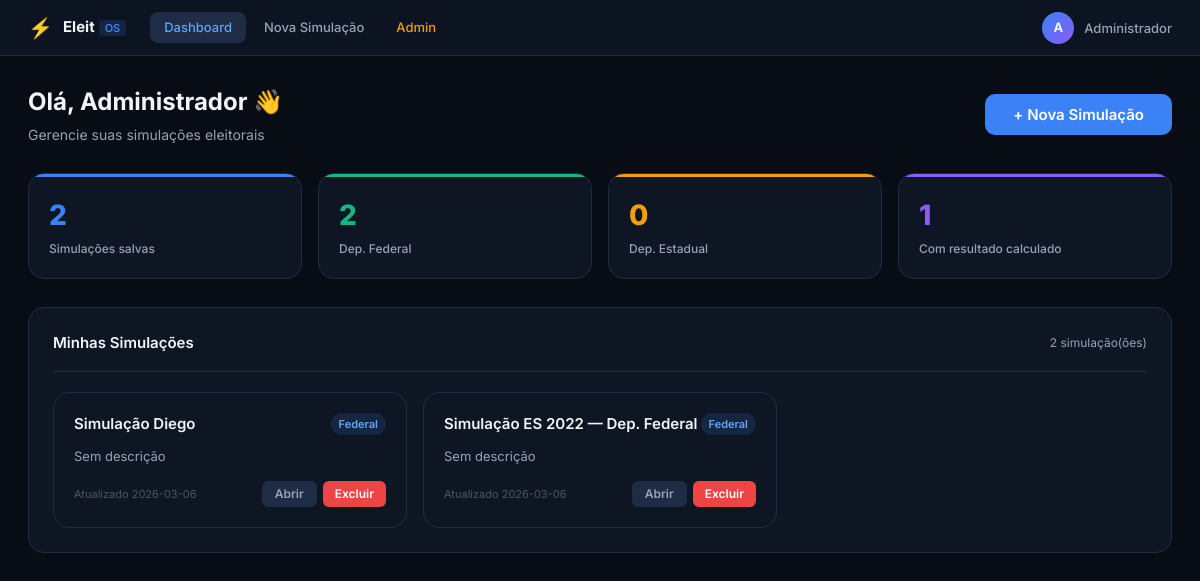
/dashboard (signed in), run on the app's committed database.
### tables this page shows
CREATE TABLE usuarios (
            id        INTEGER PRIMARY KEY AUTOINCREMENT,
            nome      TEXT NOT NULL,
            email     TEXT UNIQUE NOT NULL,
            senha     TEXT NOT NULL,
            papel     TEXT NOT NULL DEFAULT 'usuario',
            criado_em TEXT NOT NULL
        );

CREATE TABLE simulacoes (
            id           INTEGER PRIMARY KEY AUTOINCREMENT,
            usuario_id   INTEGER NOT NULL REFERENCES usuarios(id),
            nome         TEXT NOT NULL,
            descricao    TEXT,
            cargo        TEXT NOT NULL,
            eleitores    INTEGER NOT NULL,
            votos_brancos INTEGER NOT NULL DEFAULT 0,
            votos_nulos   INTEGER NOT NULL DEFAULT 0,
            dados_json   TEXT NOT NULL,
            resultado_json TEXT,
            criado_em    TEXT NOT NULL,
            atualizado_em TEXT NOT NULL,
            FOREIGN KEY(usuario_id) REFERENCES usuarios(id)
        );

### app.py (the view)
@app.route("/dashboard")
@plano_required
def dashboard():
    with get_db() as db:
        sims = db.execute("""SELECT * FROM simulacoes WHERE usuario_id=?
                             ORDER BY atualizado_em DESC""",
                          (session["user_id"],)).fetchall()
    return render_template("dashboard.html", simulacoes=sims, usuario=usuario_atual())

### app.py (called while the page is built, shortened)
def get_db():
    conn = sqlite3.connect(DB_PATH)
    conn.row_factory = sqlite3.Row
    return conn

def assinatura_ativa(uid):
    with get_db() as db:
        u = db.execute("SELECT papel FROM usuarios WHERE id=?", (uid,)).fetchone()
        if u and u["papel"] == "admin":
            return True

def plano_required(f):
    @wraps(f)
    def decorated(*args, **kwargs):
        if "user_id" not in session:
            return redirect(url_for("login"))
        if not assinatura_ativa(session["user_id"]):
            return redirect(url_for("planos"))
        return f(*args, **kwargs)
    return decorated

def usuario_atual():
    if "user_id" not in session:
        return None
    with get_db() as db:
        return db.execute("SELECT * FROM usuarios WHERE id=?",
                          (session["user_id"],)).fetchone()

### templates/dashboard.html (shortened to what this page needs)
{% extends "base.html" %}
{% block content %}
<div class="dash-header flex-between">
  <div>
    <h1>Olá, {{ session.nome.split()[0] }} 👋</h1>
    <p>Gerencie suas simulações eleitorais</p>
  </div>
  <a href="{{ url_for('nova_simulacao') }}" class="btn btn-primary btn-lg">
    + Nova Simulação
  </a>
</div>
<div class="stats-grid">
  <div class="stat-card stat-blue">
    <div class="stat-value" style="color:var(--blue)">{{ simulacoes|length }}</div>
    <div class="stat-label">Simulações salvas</div>
  </div>
  <div class="stat-card stat-green">
    <div class="stat-value" style="color:var(--green)">
      {{ simulacoes|selectattr('cargo','equalto','Deputado Federal')|list|length }}
    </div>
    <div class="stat-label">Dep. Federal</div>
  </div>
  <div class="stat-card stat-amber">
    <div class="stat-value" style="color:var(--amber)">
      {{ simulacoes|selectattr('cargo','equalto','Deputado Estadual')|list|length }}
    </div>
    <div class="stat-label">Dep. Estadual</div>
  </div>
  <div class="stat-card stat-purple">
    <div class="stat-value" style="color:var(--purple)">
      {{ simulacoes|selectattr('resultado_json')|list|length }}
    </div>
    <div class="stat-label">Com resultado calculado</div>
  </div>
</div>
<div class="card">
  <div class="card-header">
    <h2 class="card-title">Minhas Simulações</h2>
    <span class="text-muted text-small">{{ simulacoes|length }} simulação(ões)</span>
  </div>
  {% if simulacoes %}
  <div class="sim-grid">
    {% for s in simulacoes %}
    <div class="sim-card" onclick="location.href='{{ url_for('editar_simulacao', sid=s.id) }}'">
      <div class="sim-card-header">
        <span class="sim-name">{{ s.nome }}</span>
        <span class="sim-cargo {% if s.cargo == 'Deputado Estadual' %}estadual{% endif %}">
          {{ 'Federal' if s.cargo == 'Deputado Federal' else 'Estadual' }}
        </span>
      </div>
      <p class="sim-desc">{{ s.descricao or 'Sem descrição' }}</p>
      <div class="sim-footer">
        <span class="sim-date">
          Atualizado {{ s.atualizado_em[:10] }}
        </span>
        <div class="sim-actions" onclick="event.stopPropagation()">
          <a href="{{ url_for('editar_simulacao', sid=s.id) }}" class="btn btn-ghost btn-sm">
            Abrir
          </a>
          <button class="btn btn-danger btn-sm"
                  onclick="deletarSim({{ s.id }}, '{{ s.nome }}')">
            Excluir
          </button>
        </div>
      </div>
    </div>
    {% endfor %}
  </div>
  {% endif %}
</div>
{% endblock %}

### templates/base.html (shortened to what this page needs)
<!DOCTYPE html>
<html lang="pt-BR">
<head>
  <link rel="stylesheet" href="{{ url_for('static', filename='css/app.css') }}">
</head>
<body>
  {% if session.user_id %}
  <nav class="navbar">
    <a href="{{ url_for('dashboard') }}" class="nav-brand">
      <span class="brand-icon">⚡</span>
      <span class="brand-text">Eleit<span class="brand-state">OS</span></span>
    </a>
    <div class="nav-links">
      <a href="{{ url_for('dashboard') }}" class="nav-link {% if request.endpoint=='dashboard' %}active{% endif %}">
        Dashboard
      </a>
      <a href="{{ url_for('nova_simulacao') }}" class="nav-link {% if request.endpoint=='nova_simulacao' %}active{% endif %}">
        Nova Simulação
      </a>
      {% if session.papel == 'admin' %}
      <a href="{{ url_for('admin') }}" class="nav-link nav-admin {% if request.endpoint=='admin' %}active{% endif %}">
        Admin
      </a>
      {% endif %}
    </div>
    <div class="nav-user">
      <span class="user-badge">{{ session.nome[0].upper() }}</span>
      <div class="user-menu">
        <span class="user-name">{{ session.nome }}</span>
      </div>
    </div>
  </nav>
  {% endif %}
  <main class="main-content {% if not session.user_id %}auth-layout{% endif %}">
    {% block content %}{% endblock %}
  </main>
</body>
</html>

### data on the page
usuarios: nome "Administrador"
simulacoes: nome "Simulação Diego", cargo "Federal", descricao "Sem descrição", atualizado_em "2026-03-06"
simulacoes: nome "Simulação ES 2022 — Dep. Federal", cargo "Federal", descricao "Sem descrição", atualizado_em "2026-03-06"

### other printed values
{{ session.nome[0].upper() }} "A"
{{ simulacoes|length }} "2"
{{ simulacoes|selectattr('resultado_json')|list|length }} "1"
